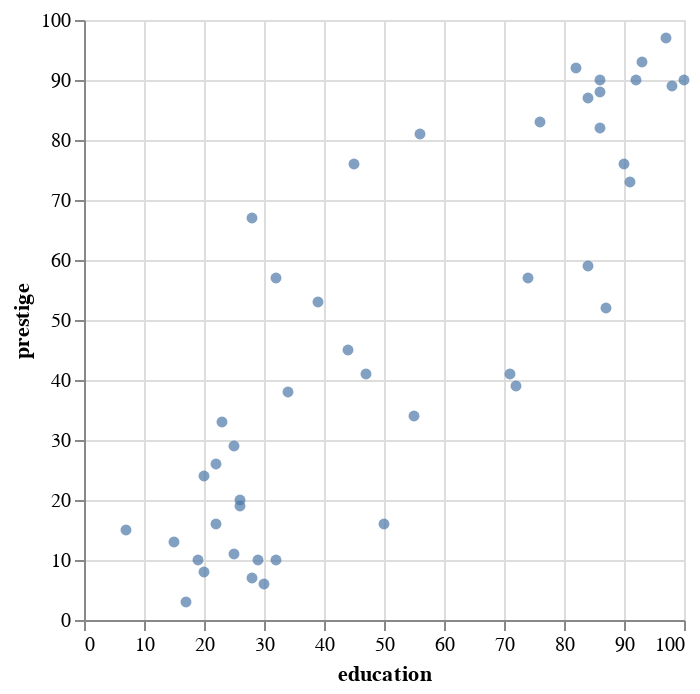

Notebook source saved alongside this figure:
### Code cell
import altair as alt
alt.Chart(df).mark_circle().encode(
    x= "education",
    y="prestige"
)

### Figure 1 — Vega-Lite specification as saved in the notebook (floating-point values rounded to 4 significant figures)
{"config": {"view": {"continuousWidth": 300, "continuousHeight": 300}}, "data": {"name": "data-6c3c4fe8ce6d318dd60bd5b8762eae0a"}, "mark": {"type": "circle"}, "encoding": {"x": {"field": "education", "type": "quantitative"}, "y": {"field": "prestige", "type": "quantitative"}}, "$schema": "https://vega.github.io/schema/vega-lite/v5.20.1.json", "datasets": {"data-6c3c4fe8ce6d318dd60bd5b8762eae0a": [{"type": "prof", "income": 62, "education": 86, "prestige": 82}, {"type": "prof", "income": 72, "education": 76, "prestige": 83}, {"type": "prof", "income": 75, "education": 92, "prestige": 90}, {"type": "prof", "income": 55, "education": 90, "prestige": 76}, {"type": "prof", "income": 64, "education": 86, "prestige": 90}, {"type": "prof", "income": 21, "education": 84, "prestige": 87}, {"type": "prof", "income": 64, "education": 93, "prestige": 93}, {"type": "prof", "income": 80, "education": 100, "prestige": 90}, {"type": "wc", "income": 67, "education": 87, "prestige": 52}, {"type": "prof", "income": 72, "education": 86, "prestige": 88}, {"type": "prof", "income": 42, "education": 74, "prestige": 57}, {"type": "prof", "income": 76, "education": 98, "prestige": 89}, {"type": "prof", "income": 76, "education": 97, "prestige": 97}, {"type": "prof", "income": 41, "education": 84, "prestige": 59}, {"type": "prof", "income": 48, "education": 91, "prestige": 73}, {"type": "wc", "income": 76, "education": 34, "prestige": 38}, {"type": "prof", "income": 53, "education": 45, "prestige": 76}, {"type": "prof", "income": 60, "education": 56, "prestige": 81}, {"type": "prof", "income": 42, "education": 44, "prestige": 45}, {"type": "prof", "income": 78, "education": 82, "prestige": 92}, {"type": "wc", "income": 29, "education": 72, "prestige": 39}, {"type": "wc", "income": 48, "education": 55, "prestige": 34}, {"type": "wc", "income": 55, "education": 71, "prestige": 41}, {"type": "wc", "income": 29, "education": 50, "prestige": 16}, {"type": "bc", "income": 21, "education": 23, "prestige": 33}, {"type": "bc", "income": 47, "education": 39, "prestige": 53}, {"type": "bc", "income": 81, "education": 28, "prestige": 67}, {"type": "bc", "income": 36, "education": 32, "prestige": 57}, {"type": "bc", "income": 22, "education": 22, "prestige": 26}, {"type": "bc", "income": 44, "education": 25, "prestige": 29}, {"type": "bc", "income": 15, "education": 29, "prestige": 10}, {"type": "bc", "income": 7, "education": 7, "prestige": 15}, {"type": "bc", "income": 42, "education": 26, "prestige": 19}, {"type": "bc", "income": 9, "education": 19, "prestige": 10}, {"type": "bc", "income": 21, "education": 15, "prestige": 13}, {"type": "bc", "income": 21, "education": 20, "prestige": 24}, {"type": "bc", "income": 16, "education": 26, "prestige": 20}, {"type": "bc", "income": 16, "education": 28, "prestige": 7}, {"type": "bc", "income": 9, "education": 17, "prestige": 3}, {"type": "bc", "income": 14, "education": 22, "prestige": 16}, {"type": "bc", "income": 12, "education": 30, "prestige": 6}, {"type": "bc", "income": 17, "education": 25, "prestige": 11}, {"type": "bc", "income": 7, "education": 20, "prestige": 8}, {"type": "bc", "income": 34, "education": 47, "prestige": 41}, {"type": "bc", "income": 8, "education": 32, "prestige": 10}]}}
